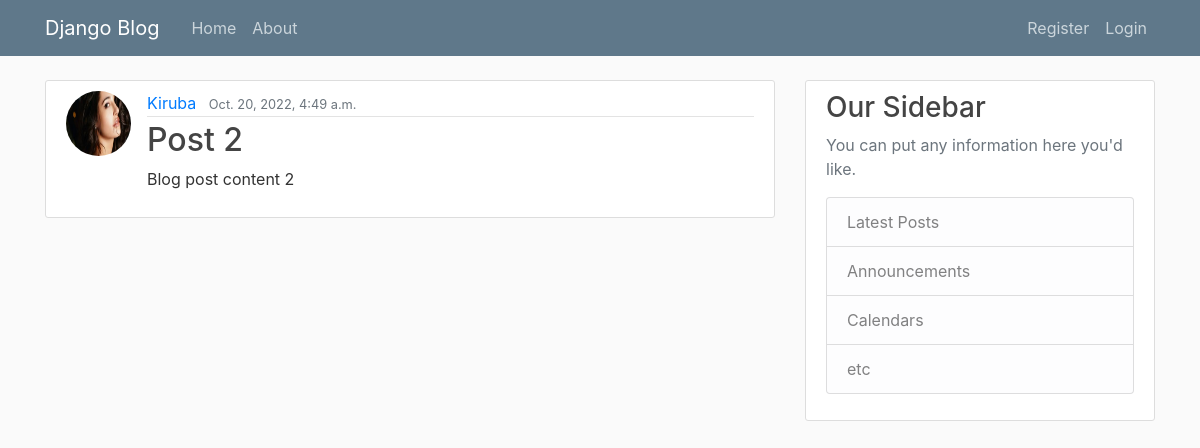
Screenshot of /blog/post/11/ with the database file from the repository.
### blog/models.py (models this page shows, shortened)
class post(models.Model):
    title = models.CharField(max_length=100)
    content = models.TextField()
    posted_at = models.DateTimeField(default=timezone.now)
    author = models.ForeignKey(User, on_delete=models.CASCADE)

### users/models.py (models this page shows, shortened)
class profile(models.Model):
    user = models.OneToOneField(User, on_delete=models.CASCADE)
    image = models.ImageField(default='default.jpg', upload_to='profile_pics')

### blog/views.py (the view)
# urls.py: path('post/<int:pk>/', postdetail.as_view(), name='post-detail'),
class postdetail(DetailView):
    model = post

### blog/templates/blog/post_detail.html (shortened to what this page needs)
{% extends 'blog/main.html' %}
{% block content %}
<article class="media content-section">
  <img class="rounded-circle article-img" src="{{ object.author.profile.image.url }}">
    <div class="media-body">
      <div class="article-metadata">
        <a class="mr-2" href="#">{{ object.author }}</a>
        <small class="text-muted">{{ object.posted_at }}</small>
      </div>
      <h2 class="article-title">{{ object.title }}</h2>
      <p class="article-content">{{ object.content }}</p>
    </div>
  </article>
{% endblock content %}

### blog/static/blog/main.css (style rules this page uses)
body { background: #fafafa; color: #333333; margin-top: 5rem; }
h1, h2, h3, h4, h5, h6 { color: #444444; }
.content-section { background: #ffffff; padding: 10px 20px; border: 1px solid #dddddd; border-radius: 3px; margin-bottom: 20px; }
.article-title { color: #444444; }
.article-content { white-space: pre-line; }
.article-img { height: 65px; width: 65px; margin-right: 16px; }
.article-metadata { padding-bottom: 1px; margin-bottom: 4px; border-bottom: 1px solid #e3e3e3 }

### rows the page displays
post: author.profile.image (picture), author "Kiruba", posted_at "Oct. 20, 2022, 4:49 a.m.", title "Post 2", content "Blog post content 2"
